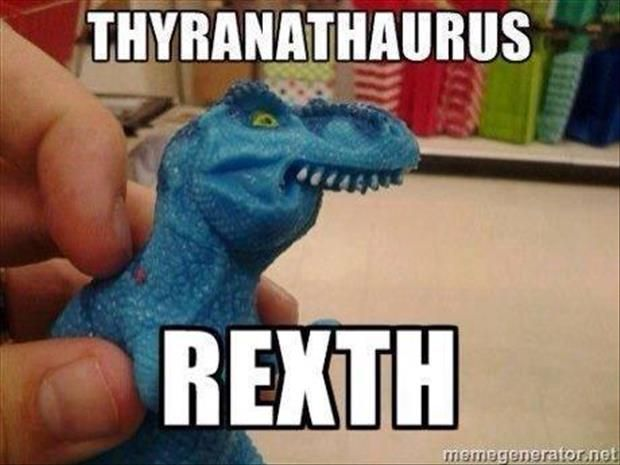
#> input picture opCv01/trex.jpg, 620 x 465 px
$ python '3_feladat .py'
#> lines starting #> are read from the running program, lines starting #| are printed output that depends on the picture
import cv2

imgPath = 'trex.jpg'
img = cv2.imread(imgPath)
#> img is the input picture: shape (465, 620, 3); mean B, G, R 104.9, 116.9, 132.9

while True:
    cv2.imshow('trex', img)
    key = cv2.waitKey(1000)
#> (key q is pressed here)

    flipped = cv2.flip(img, 1)
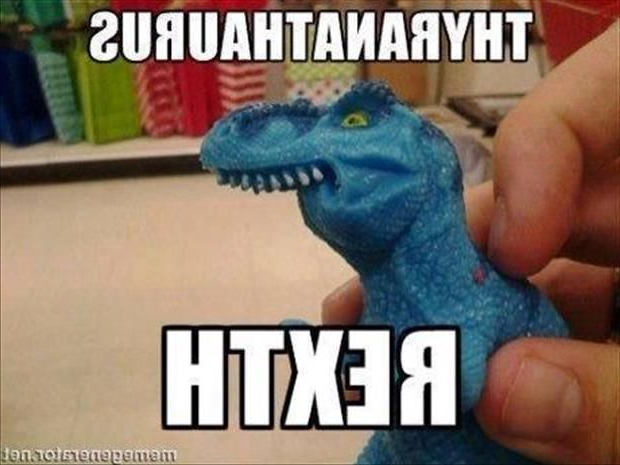
#> flipped: shape (465, 620, 3); mean B, G, R 104.9, 116.9, 132.9
    cv2.imshow('trex', flipped)
    key = cv2.waitKey(1000)
#> (key q is pressed here)

    if key == 27 or key == ord('q'):
        break


cv2.destroyAllWindows()
